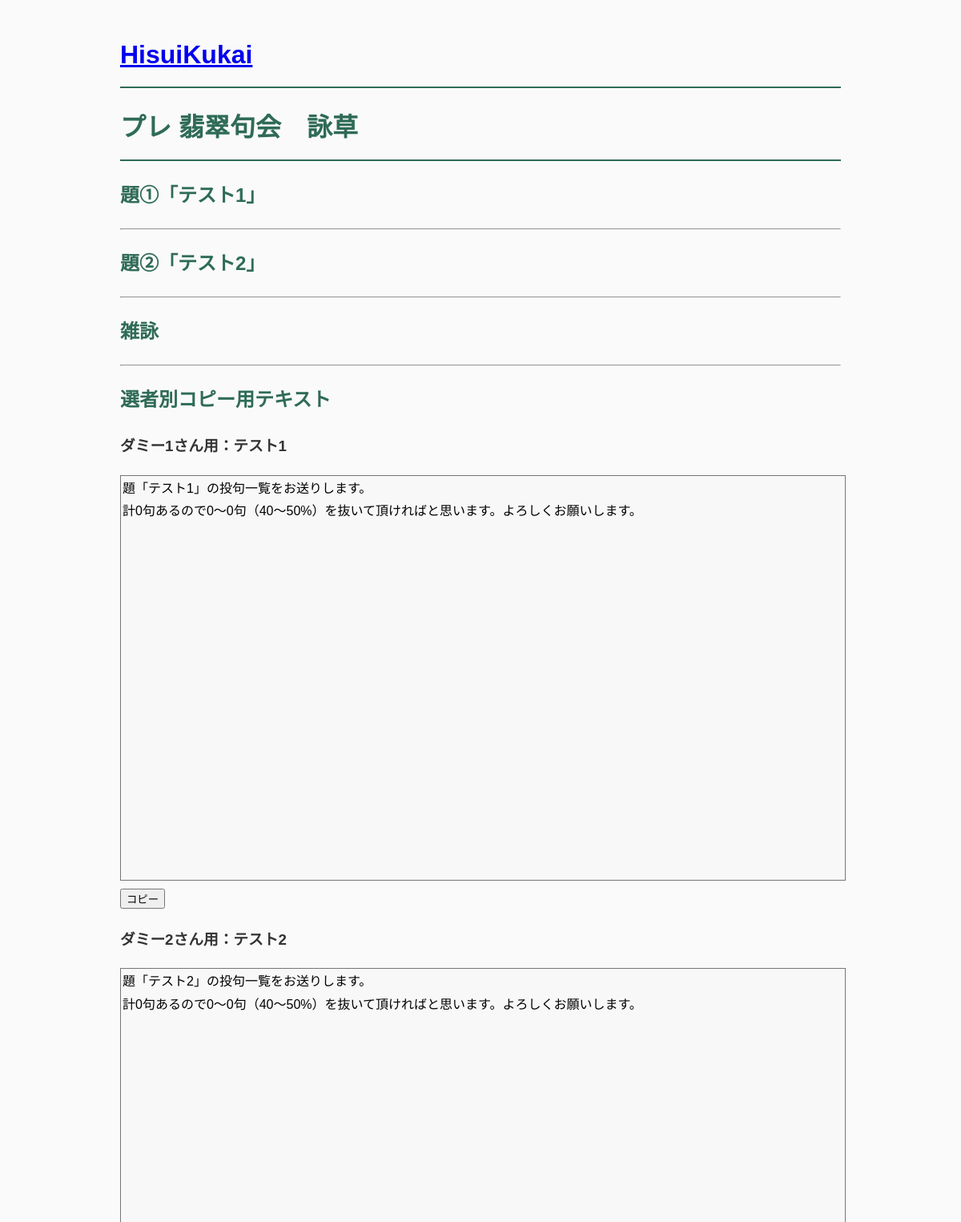
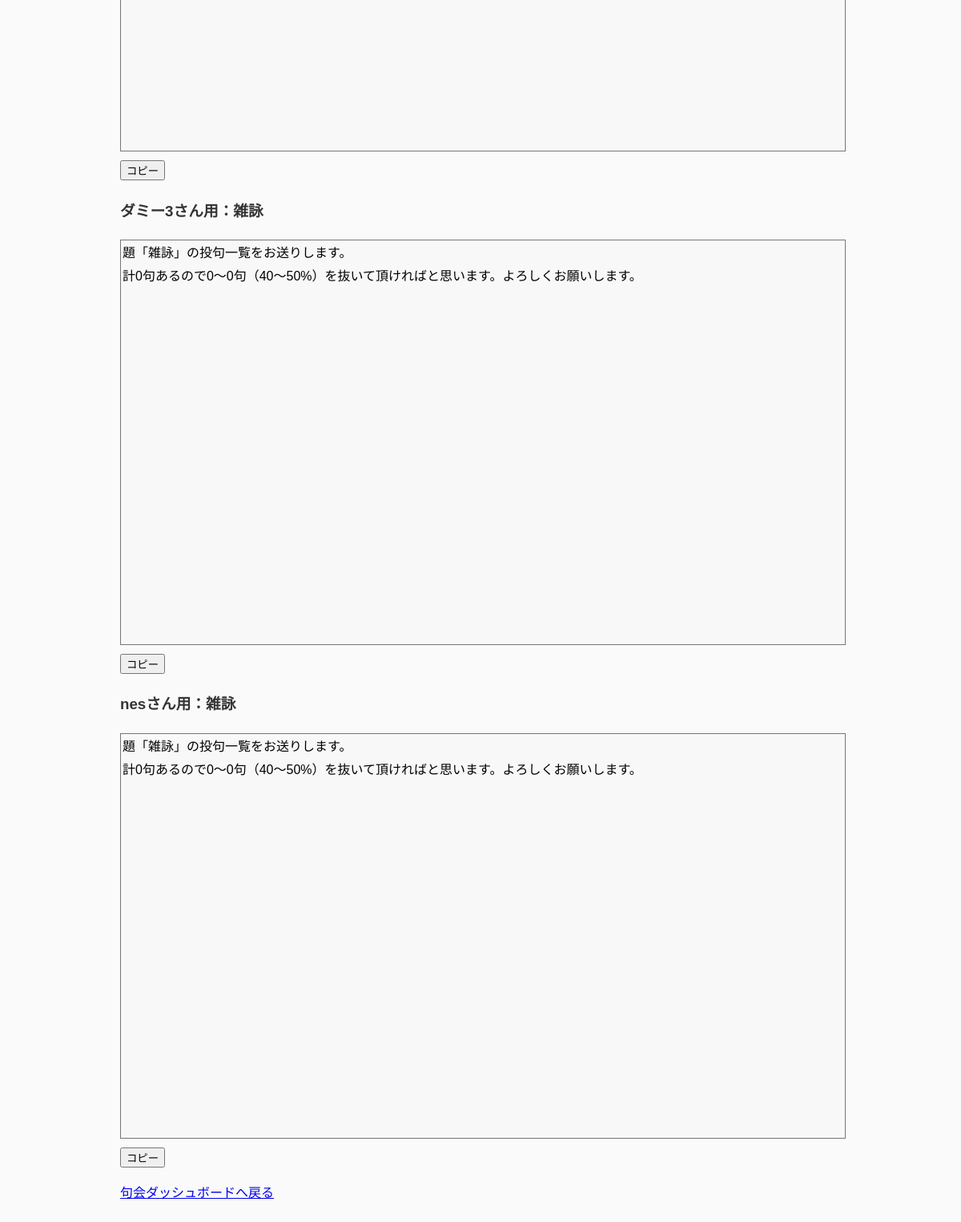
Screenshot of /contest/1/eiso with the database file from the repository (2 pictures, top to bottom).
### tables this page shows
CREATE TABLE contests (
    id INTEGER PRIMARY KEY AUTOINCREMENT,

    contest_no TEXT NOT NULL,

    theme1 TEXT NOT NULL,
    judge1 TEXT NOT NULL,

    theme2 TEXT NOT NULL,
    judge2 TEXT NOT NULL,

    free_judge TEXT NOT NULL,

    status TEXT NOT NULL DEFAULT 'created',
    deadline_at TEXT,

    created_at TIMESTAMP DEFAULT CURRENT_TIMESTAMP
);

### app.py (the view)
@app.route("/contest/<int:contest_id>/eiso")
def eiso(contest_id):
    contest = get_contest(contest_id)
    submissions = get_eiso_data(contest_id)
    grouped_eiso = group_and_shuffle_eiso(submissions)
    theme1_text = create_eiso_text(
        contest["theme1"],
        grouped_eiso["theme1"],
    )
    theme2_text = create_eiso_text(
        contest["theme2"],
        grouped_eiso["theme2"],
    )
    free_text = create_eiso_text(
        "雑詠",
        grouped_eiso["free"],
    )
    judge_eiso_texts = get_judge_eiso_texts(
        contest,
        grouped_eiso,
    )
    return render_template(
        "eiso.html",
        contest=contest,
        grouped_eiso=grouped_eiso,
        theme1_text=theme1_text,
        theme2_text=theme2_text,
        free_text=free_text,
        judge_eiso_texts=judge_eiso_texts,
    )

### database.py (called while the page is built)
def get_connection():
    conn = sqlite3.connect(DATABASE)
    conn.row_factory = sqlite3.Row
    return conn

### services/contest_service.py (called while the page is built)
def get_contest(contest_id):
    conn = get_connection()
    contest = conn.execute(
        """
        SELECT *
        FROM contests
        WHERE id = ?
        """,
        (contest_id,),
    ).fetchone()
    conn.close()
    return contest

### services/eiso_service.py (called while the page is built)
def get_eiso_data(contest_id):
    conn = get_connection()
    submissions = conn.execute(
        """
        SELECT
            submissions.theme,
            submissions.poem
        FROM submissions
        JOIN participants
        ON submissions.participant_id = participants.id
        WHERE participants.contest_id = ?
        ORDER BY submissions.theme, submissions.id
        """,
        (contest_id,),
    ).fetchall()
    conn.close()
    return submissions

def group_and_shuffle_eiso(submissions):
    grouped = {
        "theme1": [],
        "theme2": [],
        "free": [],
    }
    for submission in submissions:
        grouped[submission["theme"]].append(submission["poem"])
    for theme in grouped:
        random.shuffle(grouped[theme])
    return grouped

def create_eiso_text(title, poems):
    count = len(poems)
    minimum = math.ceil(count * 0.4)
    maximum = math.floor(count * 0.5)
    lines = []
    lines.append(f'題「{title}」の投句一覧をお送りします。')
    lines.append(
        f'計{count}句あるので{minimum}～{maximum}句（40～50%）を抜いて頂ければと思います。よろしくお願いします。'
    )
    lines.append("")
    lines.extend(poems)
    return "\n".join(lines)

def shuffled_copy(poems):
    copied = poems.copy()
    random.shuffle(copied)
    return copied

### templates/eiso.html (shortened to what this page needs)
{% extends "base.html" %}
{% block content %}
<h1>{{ contest["contest_no"] }} 翡翠句会　詠草</h1>
<h2>題①「{{ contest["theme1"] }}」</h2>
<hr>
<h2>題②「{{ contest["theme2"] }}」</h2>
<hr>
<h2>雑詠</h2>
<hr>
<h2>選者別コピー用テキスト</h2>
{% for item in judge_eiso_texts %}
<h3>{{ item["judge"] }}さん用：{{ item["theme_title"] }}</h3>
<textarea id="judge-eiso-{{ loop.index }}" rows="15" readonly>{{ item["text"] }}</textarea>
<button type="button" onclick="copyText('judge-eiso-{{ loop.index }}')">
コピー
</button>
{% endfor %}
<p>
<a href="/contest/{{ contest['id'] }}">句会ダッシュボードへ戻る</a>
</p>
{% endblock %}

### static/style.css (style rules this page uses)
body { max-width: 900px; margin: 40px auto; padding: 0 30px; font-family: "Noto Sans JP", sans-serif; line-height: 1.8; color: #333; background: #fafafa; }
h1 { color: #2f6b57; border-bottom: 2px solid #2f6b57; padding-bottom: 10px; }
h2 { color: #2f6b57; }
textarea { width: 100%; height: 2.5em; resize: none; font-size: 16px; }
textarea[readonly] { min-height: 500px; background: #f8f8f8; font-family: inherit; line-height: 1.8; }

### rows the page displays
contests: contest_no "プレ", theme1 "テスト1", theme2 "テスト2", judge "ダミー1", theme_title "テスト1", judge "ダミー2", theme_title "テスト2", judge "ダミー3", theme_title "雑詠"

### other values shown
{{ item["judge"] }} "nes"
{{ item["theme_title"] }} "雑詠"
